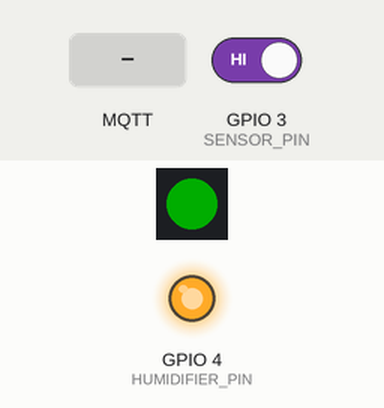
This sketch was run on a simulated ESP32. Shown: 1 RGB LEDs in strip order, left to right, output pins drawn as LEDs (lit = HIGH). The inputs (shaded band) are chosen by the test bench; at power-on: GPIO 3 (SENSOR_PIN) HIGH. Dim RGB values are drawn brighter than linear; WiFi joins after 1.5 s; servers stay silent unless stated; no MQTT or app messages arrive unless stated; what the sketch prints to the serial monitor is not drawn.

Above: at 1.6 s.
At 3.7 s:
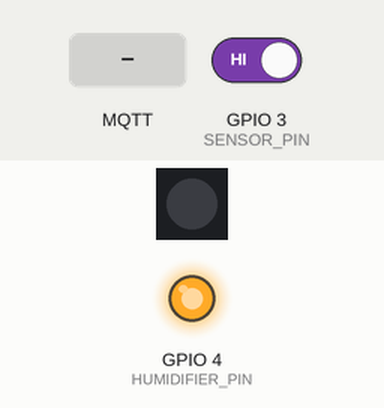
3.8 s: GPIO 3 (SENSOR_PIN) driven LOW
5.3 s: MQTT message "RED" arrives on the first subscribed topic
6.8 s: MQTT message "GREEN" arrives on the first subscribed topic
8.3 s: MQTT message "BLUE" arrives on the first subscribed topic
Timing chart, 0 to 10.8 s (numbered marks = the images above; inputs shaded):
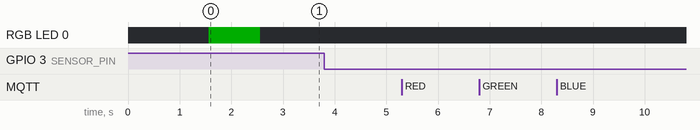

Measured:
- after the input at 3.8 s, every drawn part: stays the same
- after the input at 5.3 s, every drawn part: stays the same
- after the input at 6.8 s, every drawn part: stays the same
- after the input at 8.3 s, every drawn part: stays the same

The sketch:

ESP32_BeeSmart_v2.ino
```cpp
#include <WiFi.h>
#include <PubSubClient.h>
#include <Adafruit_NeoPixel.h>


const char* WIFI_SSID     = "A55 korisnika Davor";
const char* WIFI_PASSWORD = "DavorWifi";
const char* MQTT_BROKER   = "10.233.217.226";
const int   MQTT_PORT     = 1883;
const char* MQTT_USER     = "mqtt_user";
const char* MQTT_PASS     = "mqtt_user";

const char* TOPIC_DOOR             = "beesmart/koshnica1/poklopac";
const char* TOPIC_TEMP_OUT         = "beesmart/koshnica1/temperatura";
const char* TOPIC_HUM_OUT          = "beesmart/koshnica1/vlaga";
const char* TOPIC_WEIGHT_OUT       = "beesmart/koshnica1/tezina";
const char* TOPIC_HUMIDIFIER_STATE = "beesmart/koshnica1/humidifier/state";


const char* TOPIC_FEED_TEMP   = "beesmart/koshnica1/feed/temperatura";
const char* TOPIC_FEED_HUM    = "beesmart/koshnica1/feed/vlaga";
const char* TOPIC_FEED_WEIGHT = "beesmart/koshnica1/feed/tezina";


const char* TOPIC_LED            = "beesmart/koshnica1/led/set";
const char* TOPIC_HUMIDIFIER_SET = "beesmart/koshnica1/humidifier/set";


const int SENSOR_PIN     = 3;   // Magnetni senzor (door)
const int LED_PIN        = 8;   // Ugrađeni NeoPixel RGB
const int LED_COUNT      = 1;
const int HUMIDIFIER_PIN = 4;   // Relay za humidifier


const bool RELAY_ACTIVE_LOW = true;


int lastDoorState      = -1;
bool humidifierState   = false;  // false = OFF

WiFiClient espClient;
PubSubClient mqtt(espClient);
Adafruit_NeoPixel strip(LED_COUNT, LED_PIN, NEO_GRB + NEO_KHZ800);

void setLED(uint8_t r, uint8_t g, uint8_t b) {
  strip.setPixelColor(0, strip.Color(r, g, b));
  strip.show();
}

void ledOff()   { setLED(0, 0, 0); }
void ledRed()   { setLED(255, 0, 0); }
void ledGreen() { setLED(0, 255, 0); }
void ledBlue()  { setLED(0, 0, 255); }

void setHumidifier(bool turnOn) {
  humidifierState = turnOn;
  digitalWrite(HUMIDIFIER_PIN, (RELAY_ACTIVE_LOW ? !turnOn : turnOn) ? HIGH : LOW);
  mqtt.publish(TOPIC_HUMIDIFIER_STATE, turnOn ? "ON" : "OFF", true);
  Serial.print("[HUMIDIFIER] ");
  Serial.println(turnOn ? "Uključen ✓" : "Isključen ✗");
}

void mqttCallback(char* topic, byte* payload, unsigned int length) {
  String message = "";
  for (unsigned int i = 0; i < length; i++) {
    message += (char)payload[i];
  }

  Serial.print("[MQTT IN] ");
  Serial.print(topic);
  Serial.print(" → ");
  Serial.println(message);

  if (String(topic) == TOPIC_FEED_TEMP) {
    mqtt.publish(TOPIC_TEMP_OUT, message.c_str());
    Serial.print("[RELAY] Temperatura proslijeđena HA-u: ");
    Serial.println(message);
    return;
  }
  if (String(topic) == TOPIC_FEED_HUM) {
    mqtt.publish(TOPIC_HUM_OUT, message.c_str());
    Serial.print("[RELAY] Vlaga proslijeđena HA-u: ");
    Serial.println(message);
    return;
  }
  if (String(topic) == TOPIC_FEED_WEIGHT) {
    mqtt.publish(TOPIC_WEIGHT_OUT, message.c_str());
    Serial.print("[RELAY] Težina proslijeđena HA-u: ");
    Serial.println(message);
    return;
  }

  if (String(topic) == TOPIC_LED) {
    if (message == "RED") {
      ledRed();
      Serial.println("[LED] Crvena – košnica otvorena!");
    } else if (message == "GREEN") {
      ledGreen();
      Serial.println("[LED] Zelena");
    } else if (message == "BLUE") {
      ledBlue();
      Serial.println("[LED] Plava");
    } else if (message == "OFF") {
      ledOff();
      Serial.println("[LED] Ugašena");
    }
  }

  if (String(topic) == TOPIC_HUMIDIFIER_SET) {
    if      (message == "ON")  setHumidifier(true);
    else if (message == "OFF") setHumidifier(false);
  }
}

void connectWiFi() {
  Serial.print("[WiFi] Spajanje na ");
  Serial.println(WIFI_SSID);
  WiFi.begin(WIFI_SSID, WIFI_PASSWORD);
  while (WiFi.status() != WL_CONNECTED) {
    delay(500);
    Serial.print(".");
  }
  Serial.println("\n[WiFi] Spojeno! IP: " + WiFi.localIP().toString());
}

void connectMQTT() {
  mqtt.setServer(MQTT_BROKER, MQTT_PORT);
  mqtt.setCallback(mqttCallback);

  while (!mqtt.connected()) {
    Serial.print("[MQTT] Spajanje...");
    if (mqtt.connect("ESP32-BeeSmart-K1", MQTT_USER, MQTT_PASS)) {
      Serial.println(" spojeno!");

      mqtt.subscribe(TOPIC_FEED_TEMP);
      mqtt.subscribe(TOPIC_FEED_HUM);
      mqtt.subscribe(TOPIC_FEED_WEIGHT);

      mqtt.subscribe(TOPIC_LED);
      mqtt.subscribe(TOPIC_HUMIDIFIER_SET);
      Serial.println("[MQTT] Pretplaćen na: feed topici + LED + Humidifier");

      mqtt.publish(TOPIC_HUMIDIFIER_STATE, "OFF", true);
    } else {
      Serial.print(" greška rc=");
      Serial.println(mqtt.state());
      delay(3000);
    }
  }
}

void setup() {
  Serial.begin(115200);
  while (!Serial) delay(10);


  pinMode(SENSOR_PIN, INPUT_PULLUP);
  pinMode(HUMIDIFIER_PIN, OUTPUT);

  digitalWrite(HUMIDIFIER_PIN, RELAY_ACTIVE_LOW ? HIGH : LOW);


  strip.begin();
  strip.setBrightness(50);
  ledOff();

  Serial.println("\n=============================");
  Serial.println(" BeeSmart – Košnica 1 (v2)");
  Serial.println("=============================");

  connectWiFi();
  connectMQTT();

  ledGreen();
  delay(1000);
  ledOff();

  Serial.println("[SUSTAV] Spreman. Čekam podatke...");
}

void loop() {
  if (!mqtt.connected()) connectMQTT();
  mqtt.loop();


  int currentDoorState = digitalRead(SENSOR_PIN);
  if (currentDoorState != lastDoorState) {
    const char* doorPayload = (currentDoorState == LOW) ? "CLOSED" : "OPEN";
    Serial.print("[DOOR] ");
    Serial.println(doorPayload);
    mqtt.publish(TOPIC_DOOR, doorPayload, true);
    lastDoorState = currentDoorState;
  }

  delay(20);
}
```
